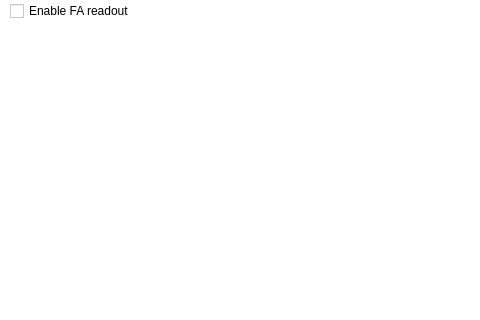
<?xml version="1.0" encoding="UTF-8"?>
<ui version="4.0">
 <class>FA</class>
 <widget class="QMainWindow" name="FA">
  <property name="geometry">
   <rect>
    <x>0</x>
    <y>0</y>
    <width>480</width>
    <height>320</height>
   </rect>
  </property>
  <property name="sizePolicy">
   <sizepolicy hsizetype="Minimum" vsizetype="Minimum">
    <horstretch>0</horstretch>
    <verstretch>0</verstretch>
   </sizepolicy>
  </property>
  <property name="windowTitle">
   <string>FA data</string>
  </property>
  <property name="styleSheet">
   <string notr="true">background-color: rgb(255, 255, 255);</string>
  </property>
  <property name="Title" stdset="0">
   <string>$(DEVICE): FA position</string>
  </property>
  <widget class="QWidget" name="centralwidget">
   <widget class="caCartesianPlot" name="cacartesianplot">
    <property name="geometry">
     <rect>
      <x>0</x>
      <y>20</y>
      <width>480</width>
      <height>150</height>
     </rect>
    </property>
    <property name="Title" stdset="0">
     <string notr="true">FA data: X position</string>
    </property>
    <property name="TitleX">
     <string notr="true">FA samples</string>
    </property>
    <property name="TitleY">
     <string notr="true">position [nm]</string>
    </property>
    <property name="channels_1" stdset="0">
     <string notr="true">;$(DEVICE):signals:fa.X</string>
    </property>
    <property name="color_1">
     <color>
      <red>255</red>
      <green>0</green>
      <blue>0</blue>
     </color>
    </property>
   </widget>
   <widget class="caCartesianPlot" name="cacartesianplot_2">
    <property name="geometry">
     <rect>
      <x>0</x>
      <y>170</y>
      <width>480</width>
      <height>150</height>
     </rect>
    </property>
    <property name="Title" stdset="0">
     <string notr="true">FA data: Y position</string>
    </property>
    <property name="TitleX">
     <string notr="true">FA samples</string>
    </property>
    <property name="TitleY">
     <string notr="true">position [nm]</string>
    </property>
    <property name="channels_1" stdset="0">
     <string notr="true">;$(DEVICE):signals:fa.Y</string>
    </property>
    <property name="color_1">
     <color>
      <red>0</red>
      <green>0</green>
      <blue>255</blue>
     </color>
    </property>
   </widget>
   <widget class="caToggleButton" name="catogglebutton">
    <property name="geometry">
     <rect>
      <x>10</x>
      <y>0</y>
      <width>136</width>
      <height>22</height>
     </rect>
    </property>
    <property name="text">
     <string>Enable FA readout</string>
    </property>
    <property name="channel" stdset="0">
     <string notr="true">$(DEVICE):signals:fa.SCAN</string>
    </property>
    <property name="trueValue">
     <string>2</string>
    </property>
   </widget>
  </widget>
 </widget>
 <customwidgets>
  <customwidget>
   <class>QwtPlot</class>
   <extends>QFrame</extends>
   <header>qwt_plot.h</header>
  </customwidget>
  <customwidget>
   <class>caToggleButton</class>
   <extends>QCheckBox</extends>
   <header>caToggleButton</header>
  </customwidget>
  <customwidget>
   <class>caCartesianPlot</class>
   <extends>QwtPlot</extends>
   <header>caCartesianPlot</header>
  </customwidget>
 </customwidgets>
 <resources/>
 <connections/>
</ui>
